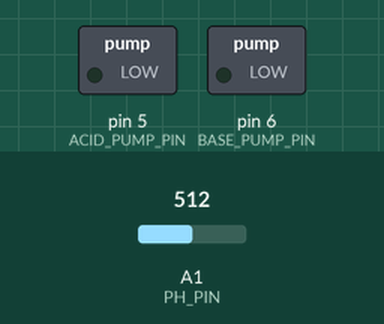
A sketch run on a simulated Arduino Uno, built with avr-gcc and run on an emulated ATmega328P. Shown: switched loads named in the sketch (green lamp = pin HIGH). Inputs (shaded band) come from the test bench; at power-on: A1 (PH_PIN) = 512. What the sketch prints to the serial monitor is not drawn.

Above: at 11.0 s.
At 14.5 s:
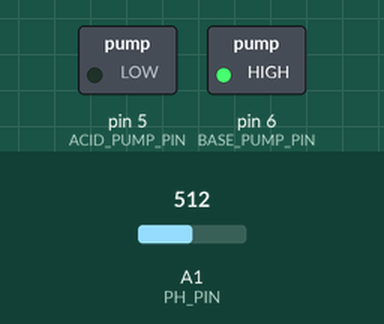
Timing chart, 0 to 29.5 s (numbered marks = the images above):
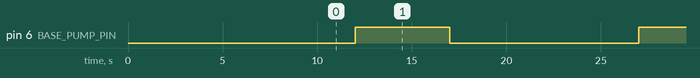

Measured:
- by itself, pin 6 (BASE_PUMP_PIN): alternates HIGH for 5.0 s and LOW for 10.0 s

The sketch:

ph_control.ino
```cpp
#define PH_PIN A1
float Slope  = 3.947;   // adjust after calibration
float Offset = 2.547;   // adjust after calibration

#define ACID_PUMP_PIN 5
#define BASE_PUMP_PIN 6

float PH_LOW  = 6.8;
float PH_HIGH = 7.2;

const int PUMP_TIME   = 5000;   // ms
const int MIX_DELAY   = 10000;  // ms
const int LOOP_DELAY  = 1000;   // ms

#define NUM_READINGS 5
float pHBuffer[NUM_READINGS];
int bufferCount = NUM_READINGS;
int bufferIndex = 0;

float median(float arr[], int size) {
  float temp[size];
  for (int i = 0; i < size; i++) temp[i] = arr[i];
  for (int i = 0; i < size-1; i++) {
    for (int j = i+1; j < size; j++) {
      if (temp[j] < temp[i]) {
        float swap = temp[i];
        temp[i] = temp[j];
        temp[j] = swap;
      }
    }
  }
  return (size % 2 == 1) ? temp[size/2] : (temp[size/2 - 1] + temp[size/2]) / 2.0;
}

void setup() {
  Serial.begin(115200);
  delay(5000);
  Serial.println("pH Control System Setting up");

  pinMode(PH_PIN, INPUT);
  pinMode(ACID_PUMP_PIN, OUTPUT);
  pinMode(BASE_PUMP_PIN, OUTPUT);

  digitalWrite(ACID_PUMP_PIN, LOW);
  digitalWrite(BASE_PUMP_PIN, LOW);

  float initPH = (PH_LOW + PH_HIGH) / 2.0;
  for (int i = 0; i < NUM_READINGS; i++) {
    pHBuffer[i] = initPH;
  }
  Serial.print ("Initializing buffer with safe pH value: ");
  Serial.println(initPH, 2);

  delay(5000);
  Serial.println("pH Control System Started");
}

void loop() {
  int sensorValue = analogRead(PH_PIN);
  float voltage = sensorValue * (3.3 / 4095.0);
  float pH = Slope * voltage + Offset;

  pHBuffer[bufferIndex] = pH;
  bufferIndex = (bufferIndex + 1) % NUM_READINGS;

  float pH_median = median(pHBuffer, NUM_READINGS);

  Serial.print("Raw pH: ");
  Serial.print(pH, 2);
  Serial.print(" | Median pH: ");
  Serial.println(pH_median, 2);

  if (pH_median > PH_HIGH) {
    Serial.println("pH HIGH → Adding ACID");
    digitalWrite(ACID_PUMP_PIN, HIGH);
    delay(PUMP_TIME);
    digitalWrite(ACID_PUMP_PIN, LOW);
    delay(MIX_DELAY);
  }
  else if (pH_median < PH_LOW) {
    Serial.println("pH LOW → Adding BASE");
    digitalWrite(BASE_PUMP_PIN, HIGH);
    delay(PUMP_TIME);
    digitalWrite(BASE_PUMP_PIN, LOW);
    delay(MIX_DELAY);
  }
  else {
    Serial.println("pH OK");
    digitalWrite(ACID_PUMP_PIN, LOW);
    digitalWrite(BASE_PUMP_PIN, LOW);
    delay(LOOP_DELAY);
  }
}
```
